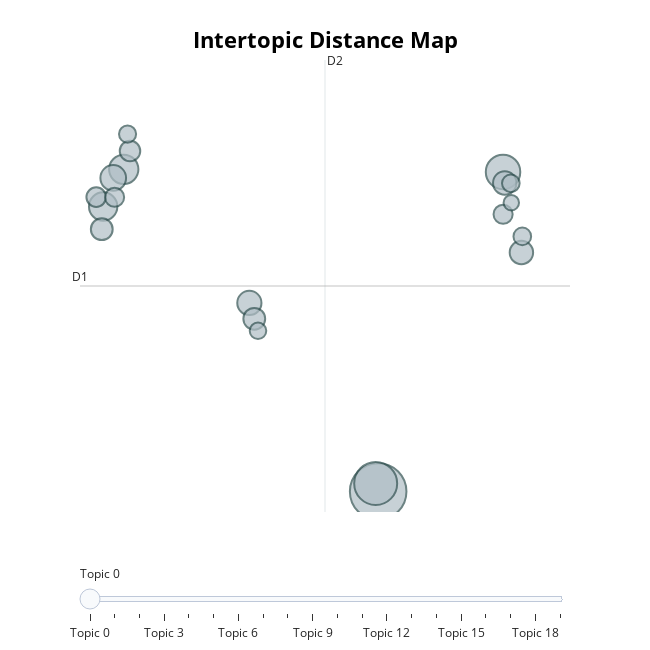

The notebook cell this image was saved under:
### Code cell
model.visualize_topics()

### Figure 1 — Plotly figure (JSON) as saved in the notebook; plotly's stock layout.template omitted (floating-point values rounded to 4 significant figures)
{"data": [{"customdata": [[0, "language | second | reading | tests | english", 175], [1, "writing | composition | instruction | second | language", 101], [2, "education | science | college | educational | computer", 65], [3, "communication | intercultural | cultural | mediated | awareness", 47], [4, "chinese | language | second | learning | mandarin", 44], [5, "spanish | language | instruction | second | students", 36], [6, "teacher | education | teachers | technology | school", 32], [7, "meta | assisted | instruction | computer | educational", 30], [8, "technology | uses | in | education | educational", 30], [9, "teacher | teachers | language | education | second", 26], [10, "language | second | teachers | attitudes | student", 26], [11, "blended | learning | instructional | students | foreign", 23], [12, "pronunciation | instruction | second | language | groups", 21], [13, "communication | synchronous | mediated | analysis | computer", 20], [14, "19 | covid | pandemics | closing | education", 20], [15, "french | instruction | software | language | computer", 17], [16, "handheld | devices | technology | student | differences", 17], [17, "games | educational | technology | video | game", 16], [18, "integration | teachers | technology | teacher | content", 15], [19, "mathematics | school | middle | education | problem", 13]], "hovertemplate": "<b>Topic %{customdata[0]}</b><br>%{customdata[1]}<br>Size: %{customdata[2]}", "legendgroup": "", "marker": {"color": "#B0BEC5", "line": {"color": "DarkSlateGrey", "width": 2}, "size": [175, 101, 65, 47, 44, 36, 32, 30, 30, 26, 26, 23, 21, 20, 20, 17, 17, 16, 15, 13], "sizemode": "area", "sizeref": 0.1094, "symbol": "circle"}, "mode": "markers", "name": "", "orientation": "v", "showlegend": false, "type": "scatter", "x": [9.563, 9.427, 16.43, -4.433, -5.565, -5.011, 2.478, 17.44, 16.53, 2.749, -5.641, -4.088, -5.947, -4.936, 16.44, 17.49, 16.86, -4.223, 2.953, 16.89], "xaxis": "x", "y": [2.334, 2.471, 7.791, 7.835, 7.202, 7.688, 5.554, 6.415, 7.603, 5.284, 6.813, 8.147, 7.361, 7.358, 7.069, 6.69, 7.596, 8.437, 5.079, 7.266], "yaxis": "y"}], "layout": {"annotations": [{"showarrow": false, "text": "D1", "x": -6.839, "y": 5.843, "yshift": 10}, {"showarrow": false, "text": "D2", "x": 6.639, "xshift": 10, "y": 9.702}], "height": 650, "hoverlabel": {"bgcolor": "white", "font": {"family": "Rockwell", "size": 16}}, "legend": {"itemsizing": "constant", "tracegroupgap": 0}, "margin": {"t": 60}, "shapes": [{"line": {"color": "#CFD8DC", "width": 2}, "type": "line", "x0": 6.639, "x1": 6.639, "y0": 1.984, "y1": 9.702}, {"line": {"color": "#9E9E9E", "width": 2}, "type": "line", "x0": -6.839, "x1": 20.12, "y0": 5.843, "y1": 5.843}], "sliders": [{"active": 0, "pad": {"t": 50}, "steps": [{"args": [{"marker.color": [["red", "#B0BEC5", "#B0BEC5", "#B0BEC5", "#B0BEC5", "#B0BEC5", "#B0BEC5", "#B0BEC5", "#B0BEC5", "#B0BEC5", "#B0BEC5", "#B0BEC5", "#B0BEC5", "#B0BEC5", "#B0BEC5", "#B0BEC5", "#B0BEC5", "#B0BEC5", "#B0BEC5", "#B0BEC5"]]}], "label": "Topic 0", "method": "update"}, {"args": [{"marker.color": [["#B0BEC5", "red", "#B0BEC5", "#B0BEC5", "#B0BEC5", "#B0BEC5", "#B0BEC5", "#B0BEC5", "#B0BEC5", "#B0BEC5", "#B0BEC5", "#B0BEC5", "#B0BEC5", "#B0BEC5", "#B0BEC5", "#B0BEC5", "#B0BEC5", "#B0BEC5", "#B0BEC5", "#B0BEC5"]]}], "label": "Topic 1", "method": "update"}, {"args": [{"marker.color": [["#B0BEC5", "#B0BEC5", "red", "#B0BEC5", "#B0BEC5", "#B0BEC5", "#B0BEC5", "#B0BEC5", "#B0BEC5", "#B0BEC5", "#B0BEC5", "#B0BEC5", "#B0BEC5", "#B0BEC5", "#B0BEC5", "#B0BEC5", "#B0BEC5", "#B0BEC5", "#B0BEC5", "#B0BEC5"]]}], "label": "Topic 2", "method": "update"}, {"args": [{"marker.color": [["#B0BEC5", "#B0BEC5", "#B0BEC5", "red", "#B0BEC5", "#B0BEC5", "#B0BEC5", "#B0BEC5", "#B0BEC5", "#B0BEC5", "#B0BEC5", "#B0BEC5", "#B0BEC5", "#B0BEC5", "#B0BEC5", "#B0BEC5", "#B0BEC5", "#B0BEC5", "#B0BEC5", "#B0BEC5"]]}], "label": "Topic 3", "method": "update"}, {"args": [{"marker.color": [["#B0BEC5", "#B0BEC5", "#B0BEC5", "#B0BEC5", "red", "#B0BEC5", "#B0BEC5", "#B0BEC5", "#B0BEC5", "#B0BEC5", "#B0BEC5", "#B0BEC5", "#B0BEC5", "#B0BEC5", "#B0BEC5", "#B0BEC5", "#B0BEC5", "#B0BEC5", "#B0BEC5", "#B0BEC5"]]}], "label": "Topic 4", "method": "update"}, {"args": [{"marker.color": [["#B0BEC5", "#B0BEC5", "#B0BEC5", "#B0BEC5", "#B0BEC5", "red", "#B0BEC5", "#B0BEC5", "#B0BEC5", "#B0BEC5", "#B0BEC5", "#B0BEC5", "#B0BEC5", "#B0BEC5", "#B0BEC5", "#B0BEC5", "#B0BEC5", "#B0BEC5", "#B0BEC5", "#B0BEC5"]]}], "label": "Topic 5", "method": "update"}, {"args": [{"marker.color": [["#B0BEC5", "#B0BEC5", "#B0BEC5", "#B0BEC5", "#B0BEC5", "#B0BEC5", "red", "#B0BEC5", "#B0BEC5", "#B0BEC5", "#B0BEC5", "#B0BEC5", "#B0BEC5", "#B0BEC5", "#B0BEC5", "#B0BEC5", "#B0BEC5", "#B0BEC5", "#B0BEC5", "#B0BEC5"]]}], "label": "Topic 6", "method": "update"}, {"args": [{"marker.color": [["#B0BEC5", "#B0BEC5", "#B0BEC5", "#B0BEC5", "#B0BEC5", "#B0BEC5", "#B0BEC5", "red", "#B0BEC5", "#B0BEC5", "#B0BEC5", "#B0BEC5", "#B0BEC5", "#B0BEC5", "#B0BEC5", "#B0BEC5", "#B0BEC5", "#B0BEC5", "#B0BEC5", "#B0BEC5"]]}], "label": "Topic 7", "method": "update"}, {"args": [{"marker.color": [["#B0BEC5", "#B0BEC5", "#B0BEC5", "#B0BEC5", "#B0BEC5", "#B0BEC5", "#B0BEC5", "#B0BEC5", "red", "#B0BEC5", "#B0BEC5", "#B0BEC5", "#B0BEC5", "#B0BEC5", "#B0BEC5", "#B0BEC5", "#B0BEC5", "#B0BEC5", "#B0BEC5", "#B0BEC5"]]}], "label": "Topic 8", "method": "update"}, {"args": [{"marker.color": [["#B0BEC5", "#B0BEC5", "#B0BEC5", "#B0BEC5", "#B0BEC5", "#B0BEC5", "#B0BEC5", "#B0BEC5", "#B0BEC5", "red", "#B0BEC5", "#B0BEC5", "#B0BEC5", "#B0BEC5", "#B0BEC5", "#B0BEC5", "#B0BEC5", "#B0BEC5", "#B0BEC5", "#B0BEC5"]]}], "label": "Topic 9", "method": "update"}, {"args": [{"marker.color": [["#B0BEC5", "#B0BEC5", "#B0BEC5", "#B0BEC5", "#B0BEC5", "#B0BEC5", "#B0BEC5", "#B0BEC5", "#B0BEC5", "#B0BEC5", "red", "#B0BEC5", "#B0BEC5", "#B0BEC5", "#B0BEC5", "#B0BEC5", "#B0BEC5", "#B0BEC5", "#B0BEC5", "#B0BEC5"]]}], "label": "Topic 10", "method": "update"}, {"args": [{"marker.color": [["#B0BEC5", "#B0BEC5", "#B0BEC5", "#B0BEC5", "#B0BEC5", "#B0BEC5", "#B0BEC5", "#B0BEC5", "#B0BEC5", "#B0BEC5", "#B0BEC5", "red", "#B0BEC5", "#B0BEC5", "#B0BEC5", "#B0BEC5", "#B0BEC5", "#B0BEC5", "#B0BEC5", "#B0BEC5"]]}], "label": "Topic 11", "method": "update"}, {"args": [{"marker.color": [["#B0BEC5", "#B0BEC5", "#B0BEC5", "#B0BEC5", "#B0BEC5", "#B0BEC5", "#B0BEC5", "#B0BEC5", "#B0BEC5", "#B0BEC5", "#B0BEC5", "#B0BEC5", "red", "#B0BEC5", "#B0BEC5", "#B0BEC5", "#B0BEC5", "#B0BEC5", "#B0BEC5", "#B0BEC5"]]}], "label": "Topic 12", "method": "update"}, {"args": [{"marker.color": [["#B0BEC5", "#B0BEC5", "#B0BEC5", "#B0BEC5", "#B0BEC5", "#B0BEC5", "#B0BEC5", "#B0BEC5", "#B0BEC5", "#B0BEC5", "#B0BEC5", "#B0BEC5", "#B0BEC5", "red", "#B0BEC5", "#B0BEC5", "#B0BEC5", "#B0BEC5", "#B0BEC5", "#B0BEC5"]]}], "label": "Topic 13", "method": "update"}, {"args": [{"marker.color": [["#B0BEC5", "#B0BEC5", "#B0BEC5", "#B0BEC5", "#B0BEC5", "#B0BEC5", "#B0BEC5", "#B0BEC5", "#B0BEC5", "#B0BEC5", "#B0BEC5", "#B0BEC5", "#B0BEC5", "#B0BEC5", "red", "#B0BEC5", "#B0BEC5", "#B0BEC5", "#B0BEC5", "#B0BEC5"]]}], "label": "Topic 14", "method": "update"}, {"args": [{"marker.color": [["#B0BEC5", "#B0BEC5", "#B0BEC5", "#B0BEC5", "#B0BEC5", "#B0BEC5", "#B0BEC5", "#B0BEC5", "#B0BEC5", "#B0BEC5", "#B0BEC5", "#B0BEC5", "#B0BEC5", "#B0BEC5", "#B0BEC5", "red", "#B0BEC5", "#B0BEC5", "#B0BEC5", "#B0BEC5"]]}], "label": "Topic 15", "method": "update"}, {"args": [{"marker.color": [["#B0BEC5", "#B0BEC5", "#B0BEC5", "#B0BEC5", "#B0BEC5", "#B0BEC5", "#B0BEC5", "#B0BEC5", "#B0BEC5", "#B0BEC5", "#B0BEC5", "#B0BEC5", "#B0BEC5", "#B0BEC5", "#B0BEC5", "#B0BEC5", "red", "#B0BEC5", "#B0BEC5", "#B0BEC5"]]}], "label": "Topic 16", "method": "update"}, {"args": [{"marker.color": [["#B0BEC5", "#B0BEC5", "#B0BEC5", "#B0BEC5", "#B0BEC5", "#B0BEC5", "#B0BEC5", "#B0BEC5", "#B0BEC5", "#B0BEC5", "#B0BEC5", "#B0BEC5", "#B0BEC5", "#B0BEC5", "#B0BEC5", "#B0BEC5", "#B0BEC5", "red", "#B0BEC5", "#B0BEC5"]]}], "label": "Topic 17", "method": "update"}, {"args": [{"marker.color": [["#B0BEC5", "#B0BEC5", "#B0BEC5", "#B0BEC5", "#B0BEC5", "#B0BEC5", "#B0BEC5", "#B0BEC5", "#B0BEC5", "#B0BEC5", "#B0BEC5", "#B0BEC5", "#B0BEC5", "#B0BEC5", "#B0BEC5", "#B0BEC5", "#B0BEC5", "#B0BEC5", "red", "#B0BEC5"]]}], "label": "Topic 18", "method": "update"}, {"args": [{"marker.color": [["#B0BEC5", "#B0BEC5", "#B0BEC5", "#B0BEC5", "#B0BEC5", "#B0BEC5", "#B0BEC5", "#B0BEC5", "#B0BEC5", "#B0BEC5", "#B0BEC5", "#B0BEC5", "#B0BEC5", "#B0BEC5", "#B0BEC5", "#B0BEC5", "#B0BEC5", "#B0BEC5", "#B0BEC5", "red"]]}], "label": "Topic 19", "method": "update"}]}], "title": {"font": {"color": "Black", "size": 22}, "text": "<b>Intertopic Distance Map</b>", "x": 0.5, "xanchor": "center", "y": 0.95, "yanchor": "top"}, "width": 650, "xaxis": {"anchor": "y", "domain": [0, 1], "range": [-6.839, 20.12], "title": {"text": ""}, "visible": false}, "yaxis": {"anchor": "x", "domain": [0, 1], "range": [1.984, 9.702], "title": {"text": ""}, "visible": false}}}
